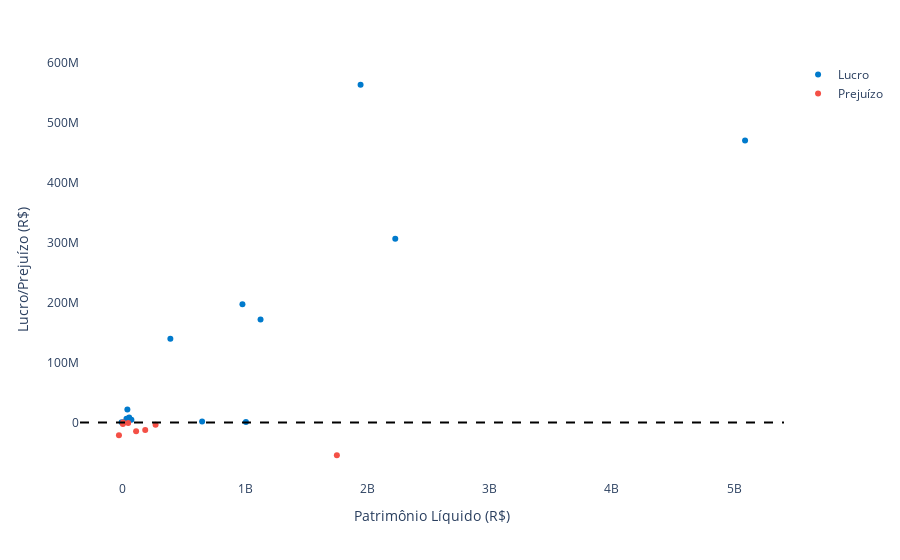

Write notebook code for a chart like this one.
### Markdown cell above
O gráfico abaixo demonstra a relação entre o lucro ou prejuízo das empresas estatais do Distrito Federal e seus respectivos patrimônios líquidos em 2023. Essa análise é essencial para avaliar a eficiência das empresas em gerar resultados financeiros positivos a partir de seus recursos patrimoniais. Empresas com maior patrimônio líquido tendem a ter maior capacidade de alavancagem operacional e financeira, o que deveria, em teoria, traduzir-se em lucros consistentes. No entanto, os resultados apresentados revelam uma diversidade significativa de desempenhos, com algumas empresas altamente lucrativas e outras registrando prejuízos, independentemente do tamanho de seus patrimônios.

Observa-se que as empresas com patrimônios líquidos elevados, representadas por pontos no extremo direito do gráfico, em sua maioria apresentam lucros consistentes. Este é o caso de empresas do setor financeiro e energético, que, devido à natureza de suas operações e à estrutura de governança robusta, conseguem maximizar a eficiência no uso de seus recursos patrimoniais. A relação positiva entre patrimônio líquido e lucro nessas empresas reforça a importância de uma gestão estratégica orientada para resultados, com foco na otimização de receitas e controle de custos.

Por outro lado, é preocupante notar a presença de empresas com patrimônio líquido reduzido e prejuízos recorrentes, marcadas por pontos no quadrante inferior esquerdo do gráfico. Esses casos, muitas vezes associados a setores como transporte público e assistência técnica agropecuária, evidenciam desafios estruturais significativos. As limitações na geração de receitas próprias, aliadas a custos operacionais elevados e dependência de subsídios governamentais, dificultam a sustentabilidade financeira dessas organizações. Além disso, a gestão de empresas com patrimônios líquidos negativos merece atenção especial, pois representa um risco fiscal para o Governo do Distrito Federal, sendo necessário avaliar medidas de reestruturação e melhoria operacional.

A análise reforça a importância de uma governança corporativa sólida e de estratégias diferenciadas para setores mais vulneráveis. A implementação de práticas de gestão eficientes, associada ao controle rigoroso dos custos e à diversificação de receitas, é essencial para alinhar o desempenho financeiro das empresas ao potencial representado por seus patrimônios líquidos. Em última análise, o gráfico destaca a necessidade de intervenções estratégicas em empresas deficitárias, com foco em garantir a sustentabilidade a longo prazo e a contribuição positiva para o desenvolvimento do Distrito Federal.

### Code cell
# Filtrar o dataset e garantir a ordem correta dos dados
df_filtered = df[(df["Estado"] == "DF") & (df["Ano"] == 2023)].copy()

# Verificar a consistência removendo nulos e resetando o índice
df_filtered_clean = df_filtered.dropna(subset=["lucros", "PL"]).reset_index(drop=True)

# Criar o gráfico de dispersão interativo
fig = px.scatter(
    df_filtered_clean,
    x="PL",
    y="lucros",
    color=df_filtered_clean["lucros"].apply(
        lambda lucro: "Lucro" if lucro > 0 else "Prejuízo"
    ),
    labels={
        "PL": "Patrimônio Líquido (R$)",
        "lucros": "Lucro/Prejuízo (R$)",
        "color": "",  # Remover o texto "color" do label
    },
    color_discrete_map={
        "Lucro": "#007acc",
        "Prejuízo": "#F45046",
    },  # Definir cores para lucro e prejuízo
    hover_name="emp",  # Define a coluna a usar para o nome no hover
)

# Configurar hovertemplate para garantir formatação correta
fig.update_traces(
    hovertemplate=(
        "<b>%{hovertext}</b><br>"
        "Patrimônio Líquido: R$ %{x:,.2f}<br>"
        "Lucro/Prejuízo: R$ %{y:,.2f}<extra></extra>"
    )
)

# Atualizar layout
fig.update_layout(
    xaxis_title="Patrimônio Líquido (R$)",
    yaxis_title="Lucro/Prejuízo (R$)",
    title=dict(text="", x=0.5),
    legend_title_text="",  # Remove o título "Color" da legenda
    plot_bgcolor="white",  # Define o fundo do gráfico como branco
    paper_bgcolor="white",  # Define o fundo do papel como branco
)

# Adicionar linha de referência no eixo Y=0
fig.add_hline(y=0, line_dash="dash", line_color="black")

# Exibir o gráfico
fig.show()

### Figure 1 — Plotly figure (JSON) as saved in the notebook; plotly's stock layout.template omitted (floating-point values rounded to 4 significant figures)
{"data": [{"hovertemplate": "<b>%{hovertext}</b><br>Patrimônio Líquido: R$ %{x:,.2f}<br>Lucro/Prejuízo: R$ %{y:,.2f}<extra></extra>", "hovertext": ["BIOTIC - Parque Tecnológico de Brasília", "BRB - Banco Regional de Brasília", "BRB Cartão ", "BRB DTVM - Distribuidora de Títulos e Valores Mobiliários", "BRB Serviços", "CAESB - Companhia de Saneamento Ambiental do Distrito Federal", "CEB - Companhia Energética de Brasília", "CEB Geração", "CEB Lajeado", "CEB Participações", "CODEPLAN - Companhia de Planejamento do Distrito Federal", "NOVACAP - Companhia Urbanizadora da Nova Capital do Brasil", "PROFLORA - Florestamento e Reflorestamento", "TCB - Sociedade de Transportes Coletivos de Brasília", "TERRACAP - Companhia Imobiliária de Brasília"], "legendgroup": "Lucro", "marker": {"color": "#007acc", "symbol": "circle"}, "mode": "markers", "name": "Lucro", "orientation": "v", "showlegend": true, "type": "scatter", "x": [1005885738, 2228000000.0, 1126000000.0, 50790000.0, 28879152, 1944000000.0, 977500000.0, 33940000.0, 387900000.0, 36300000.0, -10850000.0, 647400000.0, 8813000.0, 69050000.0, 5089269770], "xaxis": "x", "y": [610989, 306300000.0, 171500000.0, 8116000.0, 6020269, 563100000.0, 196900000.0, 4003000.0, 139700000.0, 21660000.0, 543600.0, 1444000.0, 233300.0, 4532000.0, 470104167], "yaxis": "y"}, {"hovertemplate": "<b>%{hovertext}</b><br>Patrimônio Líquido: R$ %{x:,.2f}<br>Lucro/Prejuízo: R$ %{y:,.2f}<extra></extra>", "hovertext": ["BRB Crédito Financiamento e Investimento", "CEASA - Centrais de Abastecimento do Distrito Federal", "CEB Iluminação Pública e Serviços", "CEBGAS - Companhia Brasiliense de Gás", "CODHAB - Companhia de Desenvolvimento Habitacional do Distrito Federal", "DF Gestão de Ativos", "EMATER - Empresa de Assistência Técnica e Extensão Rural do Distrito Federal", "METRÔ/DF - Companhia do Metropolitano do Distrito Federal", "SAB - Sociedade de Abastecimento de Brasília"], "legendgroup": "Prejuízo", "marker": {"color": "#F45046", "symbol": "circle"}, "mode": "markers", "name": "Prejuízo", "orientation": "v", "showlegend": true, "type": "scatter", "x": [267000000.0, 42710000.0, 182100000.0, -768500.0, 107600000.0, 234869, -32750000.0, 1750000000.0, -180900.0], "xaxis": "x", "y": [-4009000.0, -746000.0, -12660000.0, -2711000.0, -14570000.0, -248500, -21430000.0, -54670000.0, -696100.0], "yaxis": "y"}], "layout": {"legend": {"title": {"text": ""}, "tracegroupgap": 0}, "margin": {"t": 60}, "paper_bgcolor": "white", "plot_bgcolor": "white", "shapes": [{"line": {"color": "black", "dash": "dash"}, "type": "line", "x0": 0, "x1": 1, "xref": "x domain", "y0": 0, "y1": 0, "yref": "y"}], "title": {"text": "", "x": 0.5}, "xaxis": {"anchor": "y", "domain": [0, 1], "title": {"text": "Patrimônio Líquido (R$)"}}, "yaxis": {"anchor": "x", "domain": [0, 1], "title": {"text": "Lucro/Prejuízo (R$)"}}}}
